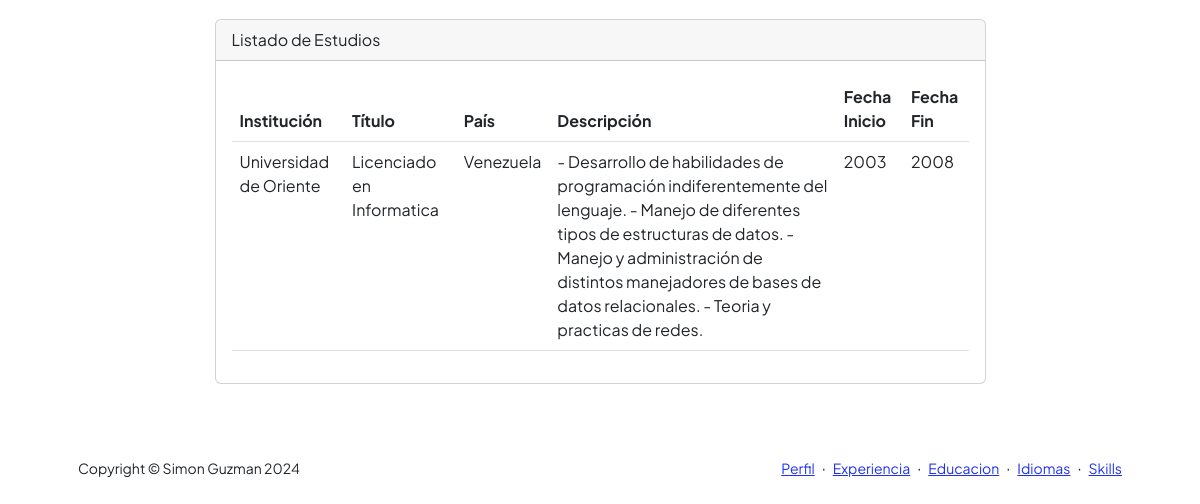
Page /AppCurriculum/educacion (lower part) on the earlier database version.
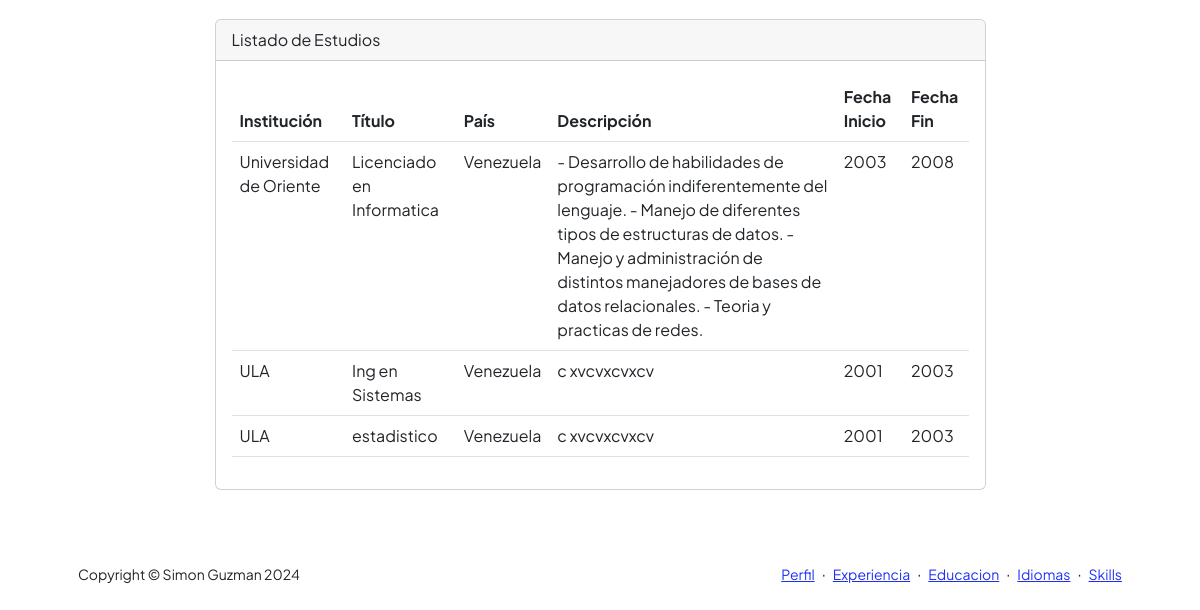
Same page on the later database version.
### AppCurriculum/models.py (models this page shows, shortened)
class Educacion(models.Model):
    institucion = models.CharField(max_length=100)
    titulo = models.CharField(max_length=100)
    description = models.CharField(max_length=1000)
    pais = models.CharField(max_length=50)
    periodo_inicio = models.IntegerField()
    periodo_fin = models.IntegerField(null=True, blank=True)

### AppCurriculum/views.py (the view, shortened to what this page needs)
# urls.py: path('educacion',views.estudio,name="Educacion"),
def estudio(request):
    estudios = Educacion.objects.all()
    if request.method == 'POST':
        miFormulario = EstudioFormulario(request.POST)
        print(miFormulario)
        if miFormulario.is_valid():
                informacion = miFormulario.cleaned_data
                exp = Educacion(institucion=informacion['institucion'],titulo=informacion['titulo'],periodo_fin=int(informacion['periodo_fin']),periodo_inicio=int(informacion['periodo_inicio']),description=informacion['description'],pais=informacion['pais'])
                exp.save()
                miFormulario = EstudioFormulario()
                return render(request,"AppCurriculum/educacion.html",{"estudios":estudios,"miFormulario":miFormulario,"resp":"Datos guardados Correctamente","respSearch":""})
        else:
          return render(request,"AppCurriculum/educacion.html",{"estudios":estudios,"miFormulario":miFormulario,"resp":"Datos NO guardados Correctamente","respSearch":""})
    else:
        miFormulario = EstudioFormulario()
    return render(request,"AppCurriculum/educacion.html",{"estudios":estudios,"miFormulario":miFormulario,"resp":"","respSearch":""})

### AppCurriculum/templates/AppCurriculum/educacion.html (shortened to what this page needs)
{% extends "AppCurriculum/template.html" %}
{% load static %}
{% block datosDinamicos %}
<div class="container px-5 my-5">
    <div class="row gx-5 justify-content-center">
        <div class="col-lg-11 col-xl-9 col-xxl-8">
               <div class="card" style="margin-top: 20px;">
                <div class="card-header">
                  Listado de Estudios
                </div>
                <div class="card-body">
                  <section>
                    <table class="table caption-top">
                        <thead>
                          <tr>
                            <th scope="col">Institución</th>
                            <th scope="col">Título</th>
                            <th scope="col">País</th>
                            <th scope="col">Descripción</th>
                            <th scope="col">Fecha Inicio</th>
                            <th scope="col">Fecha Fin</th>
                          </tr>
                        </thead>
                        <tbody>
                          {% for info in estudios %}
                          <tr>
                            <td>{{info.institucion}}</td>
                            <td>{{info.titulo}}</td>
                            <td>{{info.pais}}</td>
                            <td>{{info.description}}</td>
                            <td>{{info.periodo_inicio}}</td>
                            <td>{{info.periodo_fin}}</td>
                          </tr>
                          {% endfor%}
                        </tbody>
                    </table>
                </section>
                </div>
              </div>
        </div>
    </div>
</div>
{% endblock %}

Differences in the rows shown:
added Educacion: institucion "ULA", titulo "Ing en Sistemas", pais "Venezuela", description "c xvcvxcvxcv", periodo_inicio "2001", periodo_fin "2003"
added Educacion: institucion "ULA", titulo "estadistico", pais "Venezuela", description "c xvcvxcvxcv", periodo_inicio "2001", periodo_fin "2003"
